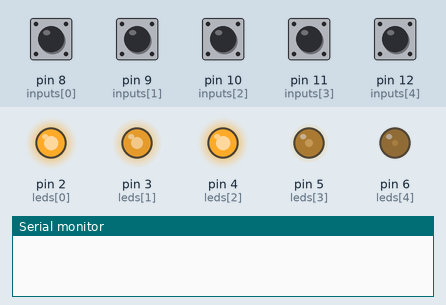
This sketch was run on a simulated Arduino Uno, built with avr-gcc and run on an emulated ATmega328P. Parts: output pins drawn as LEDs (lit = HIGH), the last lines printed to the serial monitor. Dashed ring = blinking. The inputs (shaded band) are chosen by the test bench; at power-on: pin 8 (inputs[0]), pin 9 (inputs[1]), pin 10 (inputs[2]), pin 11 (inputs[3]), pin 12 (inputs[4]) HIGH.

Above: at 2.2 s.
2.3 s: pin 8 (inputs[0]) pulled LOW for 0.15 s
At 3.0 s:
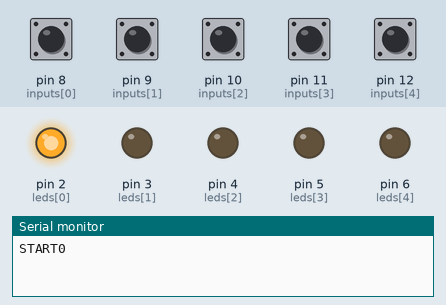
5.4 s: pin 9 (inputs[1]) pulled LOW for 0.15 s
At 6.01 s:
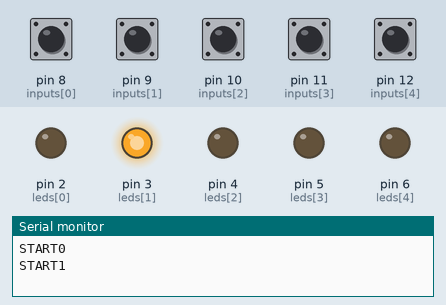
8.4 s: pin 10 (inputs[2]) pulled LOW for 0.15 s
At 9.1 s:
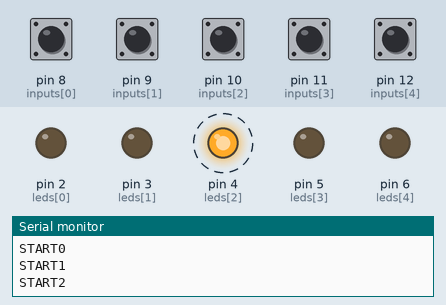
11.5 s: pin 11 (inputs[3]) pulled LOW for 0.15 s
At 12.11 s:
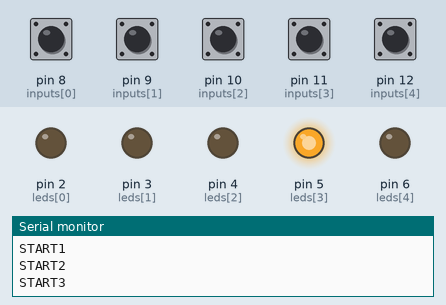
14.5 s: pin 12 (inputs[4]) pulled LOW for 0.15 s
At 15.11 s:
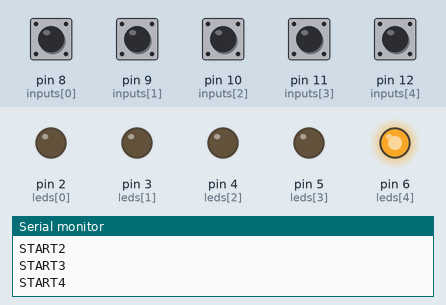
17.5 s: pin 9 (inputs[1]) pulled LOW for 1 s
At 18.75 s:
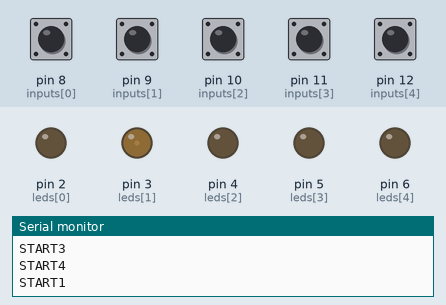
Timing chart, 0 to 21.7 s (numbered marks = the images above; inputs shaded):
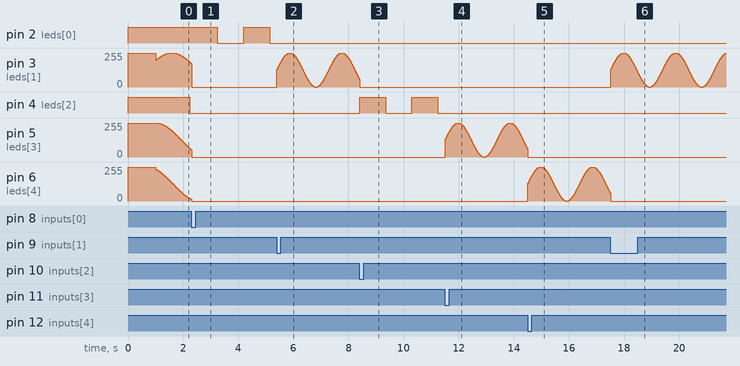

Measured:
- after the input at 2.3 s, pin 4 (leds[2]): stays LOW (without the input it goes to HIGH after 1.8 s)
- after the input at 8.4 s, pin 4 (leds[2]): alternates HIGH for 0.95 s and LOW for 0.94 s, starting at once

The sketch:

visualDisplayButtons.ino
```cpp
int inputs[5] = {8, 9, 10, 11, 12};
int leds[5] = {2, 3, 4, 5, 6};

void setup() {
  for (int i = 0; i < 5; i++){
    pinMode(inputs[i], INPUT_PULLUP);
    pinMode(leds[i], OUTPUT);
    digitalWrite(leds[i],HIGH);
  }
  delay(1000);
  Serial.begin(9600);
}

long oscillateStart = millis();
long lastPressTime = millis() / 1000;
bool pressToggler;

int displayState = 0;
int videoSelection = 0;

long milliTimer = millis();
float oscillateStateIdle[5];

void loop() {
  milliTimer = millis();

  bool press1 = !digitalRead(inputs[0]);
  bool press2 = !digitalRead(inputs[1]);
  bool press3 = !digitalRead(inputs[2]);
  bool press4 = !digitalRead(inputs[3]);
  bool press5 = !digitalRead(inputs[4]);

  //Secret override to quit the application
  if (press1 & press2 & press4 & press5){
    Serial.println("QUIT");
  }

  //Handle potential input
  if (press1 | press2 | press3 | press4 | press5){
    if (!pressToggler){
      pressToggler = true;

      int pressId = 0;
      if (press1) { pressId = 0; }
      else if (press2) { pressId = 1; }
      else if (press3) { pressId = 2; }
      else if (press4) { pressId = 3; }
      else if (press5) { pressId = 4; }

      if (displayState == 0){
        videoSelection = pressId;
        Serial.println("START"+String(videoSelection));
        changeState();
        displayState = 10;
      } else if (displayState == 10){
        if (pressId == videoSelection){
          //Press does nothing for video we are already on
        } else {
          //Switch to new video
          videoSelection = pressId;
          Serial.println("START"+String(videoSelection));
          changeState();
          displayState = 10;
        }
      }
    }
  } else {
    pressToggler = false;
  }

  //Handle timeout
  if ((milliTimer / 1000) - lastPressTime > 65 & displayState != 0){
    //Timeout and return to wait state
    displayState = 0;
    changeState();
    Serial.println("TIMEOUT");
  }

  // oscillates between 0-255
  float offset = 0.5f;
  oscillateStateIdle[0] = (cos((milliTimer - oscillateStart) /600.0f + offset*0) * -128.0f) + 128.0f;
  oscillateStateIdle[1] = (cos((milliTimer - oscillateStart) /600.0f + offset*1) * -128.0f) + 128.0f;
  oscillateStateIdle[2] = (cos((milliTimer - oscillateStart) /600.0f + offset*2) * -128.0f) + 128.0f;
  oscillateStateIdle[3] = (cos((milliTimer - oscillateStart) /600.0f + offset*3) * -128.0f) + 128.0f;
  oscillateStateIdle[4] = (cos((milliTimer - oscillateStart) /600.0f + offset*4) * -128.0f) + 128.0f;
  float oscillateStateSlow = (sin((milliTimer - oscillateStart) /300.0f) * 128.0f) + 128.0f;
  switch (displayState) {
    case 0: { //Demo mode: oscillate all

      for (int i = 0; i < 5; i++){
        //digitalWrite(leds[i],!digitalRead(inputs[i]));
        analogWrite(leds[i],(int)oscillateStateIdle[i]);
      }


      break;
    }
    case 10: {
      // video being watched
      for (int i = 0; i < 5; i++){
        if (i == videoSelection){
          analogWrite(leds[i],(int)oscillateStateSlow);
        } else {
          digitalWrite(leds[i],LOW);
        }
      }
    }
  }

  delay(10);
}

void changeState(){
  lastPressTime = milliTimer / 1000;
  oscillateStart = milliTimer;
  for (int i = 0; i < 5; i++){
    //digitalWrite(leds[i],!digitalRead(inputs[i]));
    analogWrite(leds[i],0);
  }
}
```
